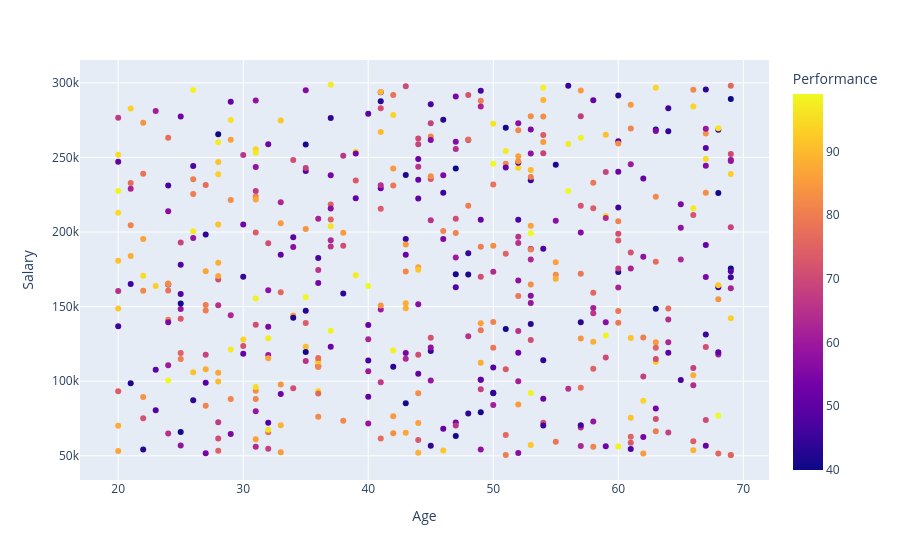
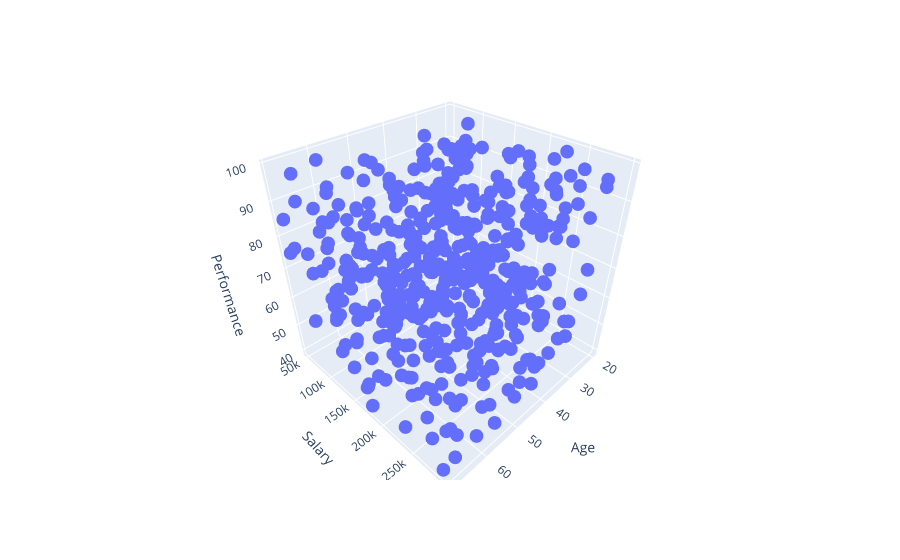

Notebook source saved alongside these figures, in order:
### Code cell
import pandas as pd
import numpy as np
import seaborn as sns
import plotly.express as px


data = {
'Age': np.random.randint(20,70,500),
'Salary': np.random.randint(50000,300000,500),
'Experience': np.random.randint(1,30,500),
'Performance': np.random.randint(40,100,500),
'Department': np.random.choice(['AIML','DS','DA'],500),
'Gender': np.random.choice(['Female','Male'],500)
}

#9.	plotly express


df = pd.DataFrame(data)
figure = px.scatter(df,x='Age',y='Salary',color='Performance')
figure.show()

figure.write_html("my_plot.html") # to write in html file and can be opened in browser


fig = px.scatter_3d(df,x='Age',y='Salary',z='Performance')
fig.show()

### Figure 1 — Plotly figure (JSON) as saved in the notebook; plotly's stock layout.template omitted (floating-point values rounded to 4 significant figures; data arrays with more than 128 entries replaced by an {"elided": "..."} marker saying what was removed)
{"data": [{"hovertemplate": "Age=%{x}<br>Salary=%{y}<br>Performance=%{marker.color}<extra></extra>", "legendgroup": "", "marker": {"color": {"elided": "500 int values"}, "coloraxis": "coloraxis", "symbol": "circle"}, "mode": "markers", "name": "", "orientation": "v", "showlegend": false, "type": "scatter", "x": {"elided": "500 int values"}, "xaxis": "x", "y": {"elided": "500 int values"}, "yaxis": "y"}], "layout": {"coloraxis": {"colorbar": {"title": {"text": "Performance"}}, "colorscale": [[0, "#0d0887"], [0.1111, "#46039f"], [0.2222, "#7201a8"], [0.3333, "#9c179e"], [0.4444, "#bd3786"], [0.5556, "#d8576b"], [0.6667, "#ed7953"], [0.7778, "#fb9f3a"], [0.8889, "#fdca26"], [1, "#f0f921"]]}, "legend": {"tracegroupgap": 0}, "margin": {"t": 60}, "xaxis": {"anchor": "y", "domain": [0, 1], "title": {"text": "Age"}}, "yaxis": {"anchor": "x", "domain": [0, 1], "title": {"text": "Salary"}}}}

### Figure 2 — Plotly figure (JSON) as saved in the notebook; plotly's stock layout.template omitted (floating-point values rounded to 4 significant figures; data arrays with more than 128 entries replaced by an {"elided": "..."} marker saying what was removed)
{"data": [{"hovertemplate": "Age=%{x}<br>Salary=%{y}<br>Performance=%{z}<extra></extra>", "legendgroup": "", "marker": {"color": "#636efa", "symbol": "circle"}, "mode": "markers", "name": "", "scene": "scene", "showlegend": false, "type": "scatter3d", "x": {"elided": "500 int values"}, "y": {"elided": "500 int values"}, "z": {"elided": "500 int values"}}], "layout": {"legend": {"tracegroupgap": 0}, "margin": {"t": 60}, "scene": {"domain": {"x": [0, 1], "y": [0, 1]}, "xaxis": {"title": {"text": "Age"}}, "yaxis": {"title": {"text": "Salary"}}, "zaxis": {"title": {"text": "Performance"}}}}}
